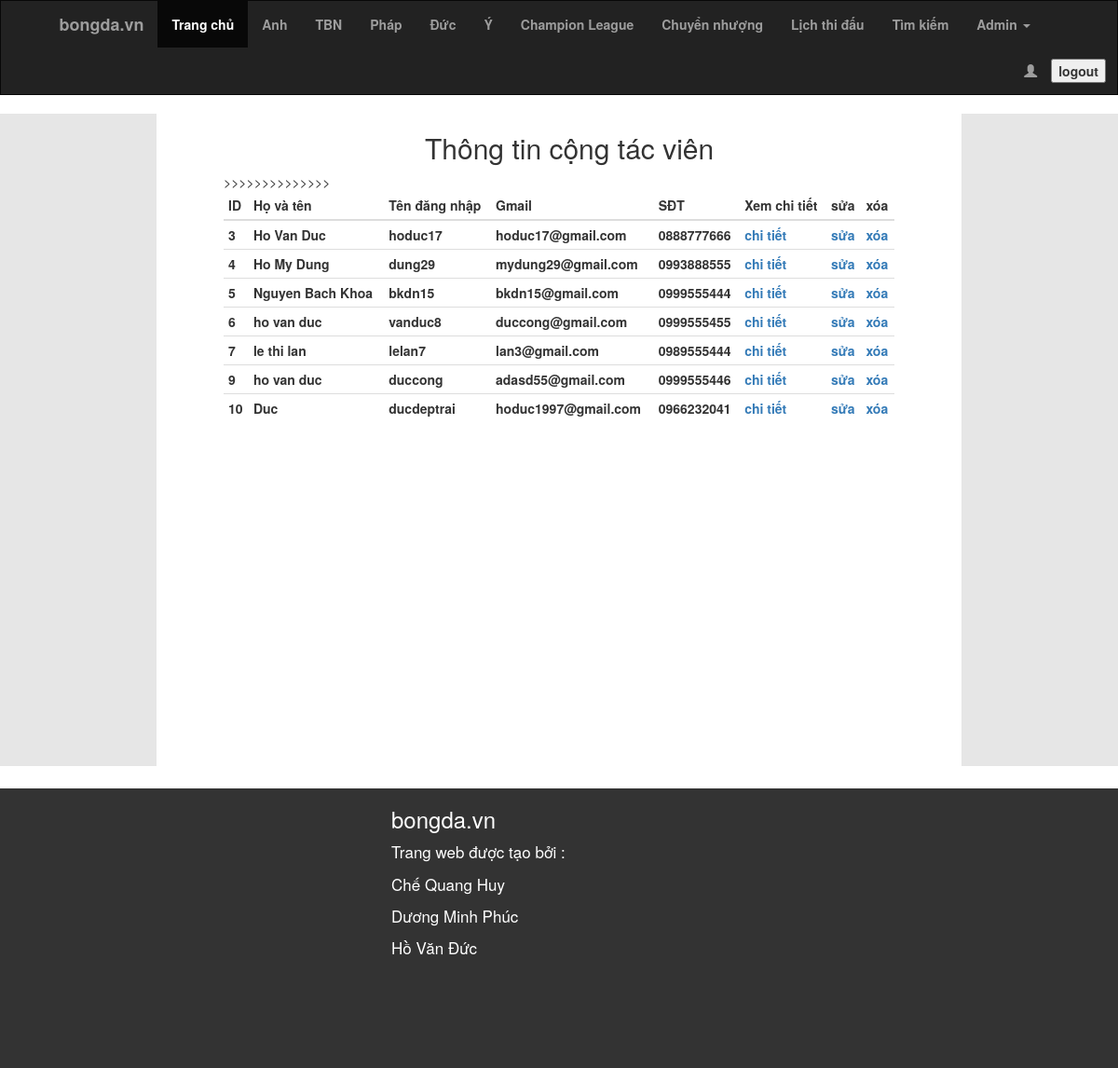
Page /WebsiteBongDa/usermanagement.php on the committed database.
### tables this page shows
CREATE TABLE `account` (
  `idaccount` int(10) NOT NULL,
  `nickname` varchar(20) NOT NULL,
  `password` varchar(20) NOT NULL,
  `role` varchar(20) NOT NULL,
  `name` varchar(50) NOT NULL,
  `sex` varchar(10) NOT NULL,
  `birthday` date NOT NULL,
  `gmail` varchar(50) NOT NULL,
  `phone` varchar(11) NOT NULL,
  `address` varchar(50) NOT NULL
);

### WebsiteBongDa/usermanagement.php (the view, shortened to what this page needs)
<!DOCTYPE html>
<html>
<head>
  <link rel="stylesheet" href="https://maxcdn.bootstrapcdn.com/bootstrap/3.3.7/css/bootstrap.min.css">
  <link rel="stylesheet" type="text/css" href="Library/FootballLibrary.css">
 <link rel="stylesheet" type="text/css" href="Library/League.css">
</head>
<body>
<?php
      	include("headerloggedadmin.php");
?>
<div id="content">
	<div class="space" style="float: left;height: 700px;"></div>
	<div class="usermgcontent" >
   <h2 style="margin-left: 30%;">Thông tin cộng tác viên</h2>
	<table class="table table-condensed">
    <thead>
      <tr>
        <th>ID</th>
        <th>Họ và tên</th>
        <th>Tên đăng nhập</th>
        <th>Gmail</th>
        <th>SĐT</th>
        <th>Xem chi tiết</th>
        <th>sửa</th>
        <th>xóa</th>
      </tr>
    </thead>
    <tbody>
    	<?php
    		$link = mysqli_connect("localhost","root","","footballdb") or die ("Khong the ket noi den co so du lieu");
		$sql = "SELECT *FROM account WHERE role='collabtor'";
		$rs = mysqli_query($link,$sql);
		while ($row=mysqli_fetch_array($rs,MYSQLI_BOTH)) {
			echo '<tr><th>'.$row['idaccount'].'</th><th>'.$row['name'].'</th><th>'.$row['nickname'].'</th><th>'.$row['gmail'].'</th><th>'.$row['phone'].'</th><th><a href="UserInfor.php?id='.$row['idaccount'].'">chi tiết</a></th>><th><a href="sua.php?id='.$row['idaccount'].'">sửa</a></th>><th><a href="xoa.php?id='.$row['idaccount'].'">xóa</a></th></tr>';
		}
    	?>
    </tbody>
  </table>
	</div>
	<div class="space" style="float: right;height: 700px;"></div>
</div>
<div class="footer" style="color: white;padding-left: 35%;">
    <div style="font-size: 17px;">
  <h3>bongda.vn</h3>
  <p>Trang web được tạo bởi :</p>
    <p>Chế Quang Huy</p>
    <p>Dương Minh Phúc</p>
    <p>Hồ Văn Đức</p>
  </div>
</div>
</body>
</html>

### WebsiteBongDa/Library/FootballLibrary.css (style rules this page uses)
.footer { background-color: #333; height: 300px; width: 100%; float: left; margin-top: 2%; }

### WebsiteBongDa/Library/League.css (style rules this page uses)
#content { width: 100%; height: 500px; margin-top: 0; }
.space { width: 14%; height: 1800px; background-color: #e6e6e6; }
.usermgcontent { width: 60%; float: left; margin-left: 6%; }

### rows in the picture
account: idaccount "3", name "Ho Van Duc", nickname "hoduc17", gmail "hoduc17@gmail.com", phone "0888777666"
account: idaccount "4", name "Ho My Dung", nickname "dung29", gmail "mydung29@gmail.com", phone "0993888555"
account: idaccount "5", name "Nguyen Bach Khoa", nickname "bkdn15", gmail "bkdn15@gmail.com", phone "0999555444"
account: idaccount "6", name "ho van duc", nickname "vanduc8", gmail "duccong@gmail.com", phone "0999555455"
account: idaccount "7", name "le thi lan", nickname "lelan7", gmail "lan3@gmail.com", phone "0989555444"
account: idaccount "9", name "ho van duc", nickname "duccong", gmail "adasd55@gmail.com", phone "0999555446"
account: idaccount "10", name "Duc", nickname "ducdeptrai", gmail "hoduc1997@gmail.com", phone "0966232041"
